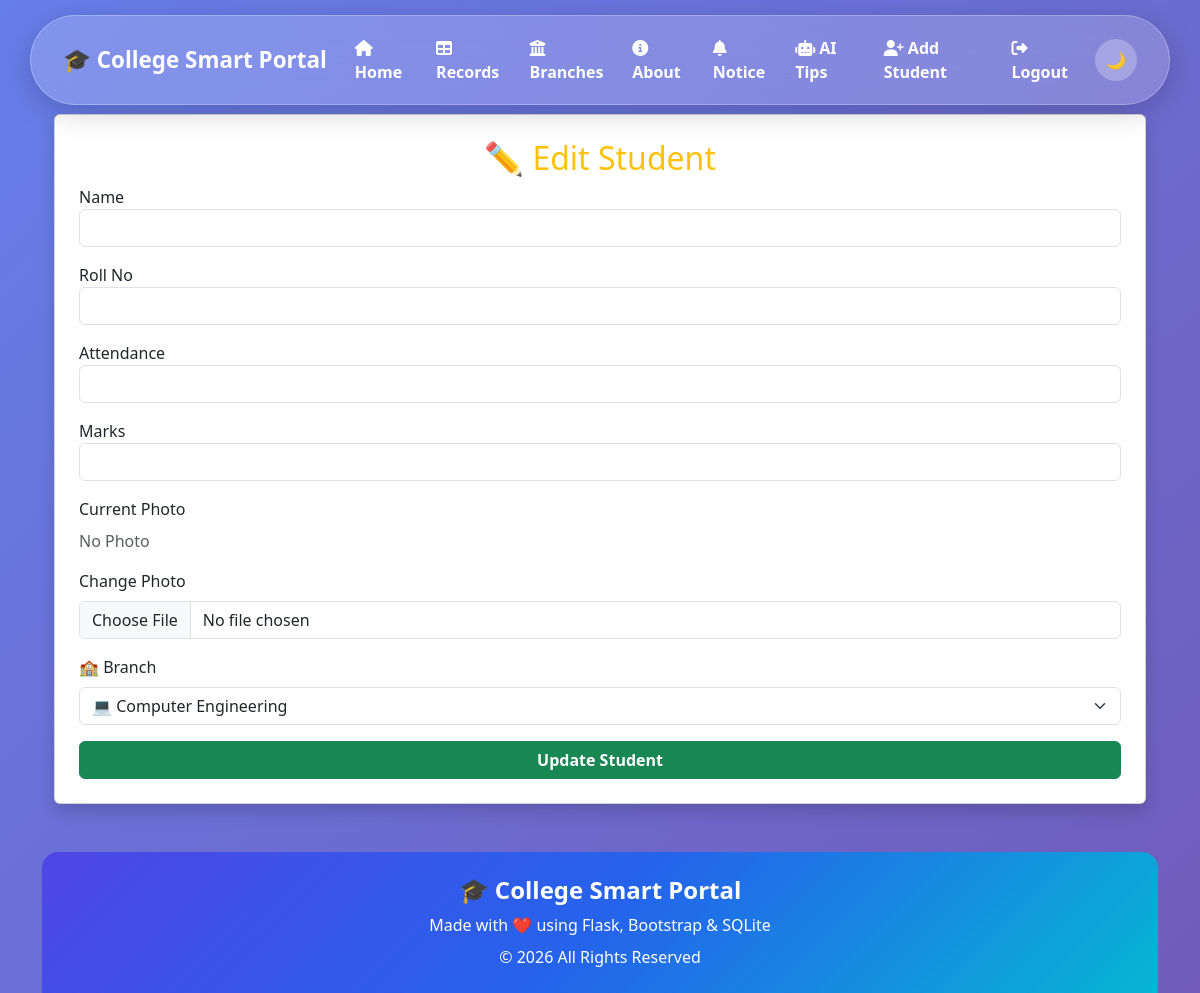
/edit/7 (signed in), run on an earlier commit of the app's database.
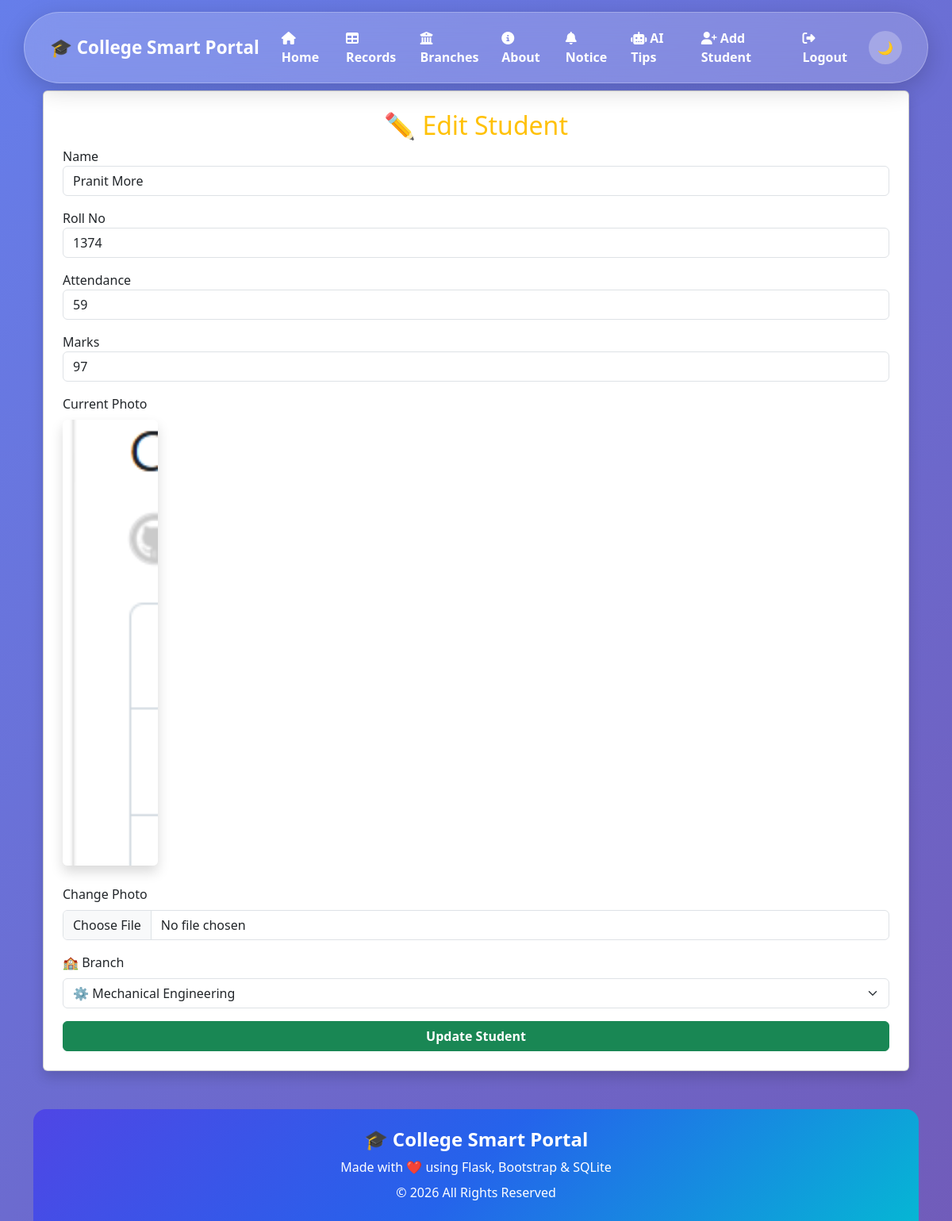
And on a later commit of the database.
### tables this page shows
CREATE TABLE students (
            id INTEGER PRIMARY KEY AUTOINCREMENT,
            name TEXT NOT NULL,
            roll TEXT UNIQUE NOT NULL,
            attendance INTEGER NOT NULL,
            marks INTEGER NOT NULL,
            branch TEXT NOT NULL,
            photo TEXT
            
        
        );

### app.py (the view, shortened to what this page needs)
@app.route("/edit/<int:id>", methods=["GET", "POST"])
def edit_student(id):
    if session.get("role") != "admin":
        flash("Access Denied!", "danger")
        return redirect(url_for("home"))
    conn = get_db()
    student = conn.execute(
        "SELECT * FROM students WHERE id=?",
        (id,)
    ).fetchone()
    conn.close()
    return render_template("edit_student.html", student=student)

### app.py (called while the page is built)
def get_db():
    conn = sqlite3.connect("myproject.db")
    conn.row_factory = sqlite3.Row
    return conn

### templates/edit_student.html (shortened to what this page needs)
{% extends 'base.html' %}
{% block content %}
<div class="container mt-4">
<div class="card shadow p-4">
<h2 class="text-center text-warning">
    ✏️ Edit Student
</h2>
<form method="POST" enctype="multipart/form-data" >
<label>Name</label>
<input
type="text"
name="name"
class="form-control mb-3"
value="{{ student.name }}">
<label>Roll No</label>
<input
type="text"
name="roll"
class="form-control mb-3"
value="{{ student.roll }}">
<label>Attendance</label>
<input
type="text"
name="attendance"
class="form-control mb-3"
value="{{ student.attendance }}">
<label>Marks</label>
<input
type="number"
name="marks"
class="form-control mb-3"
value="{{ student.marks }}">
<div class="mb-3">
    <label class="form-label">Current Photo</label><br>
    {% if student.photo %}
        <img src="{{ url_for('static', filename='uploads/' + student.photo) }}"
             width="120"
             class="rounded shadow mb-2">
    {% else %}
        <p class="text-muted">No Photo</p>
    {% endif %}
</div>
<div class="mb-3">
    <label class="form-label">Change Photo</label>
    <input type="file" name="photo" class="form-control" accept="image/*">
</div>
<label class="form-label">🏫 Branch</label>
<select name="branch" class="form-select mb-3">
    <option value="Computer Engineering" {% if student.branch == "Computer Engineering" %}selected{% endif %}>💻 Computer Engineering</option>
    <option value="Mechanical Engineering" {% if student.branch == "Mechanical Engineering" %}selected{% endif %}>⚙️ Mechanical Engineering</option>
</select>
<button class="btn btn-success w-100">
    Update Student
</button>
</form>
</div>
</div>
{% endblock %}

### templates/base.html (shortened to what this page needs)
<!DOCTYPE html>
<html lang="en" data-bs-theme="light">
<head>
    <link href="https://cdn.jsdelivr.net/npm/bootstrap@5.3.3/dist/css/bootstrap.min.css" rel="stylesheet">
    <link rel="stylesheet"href="https://cdnjs.cloudflare.com/ajax/libs/font-awesome/6.4.2/css/all.min.css">
</head>
<body>
<nav class="navbar navbar-expand-lg glass-nav fixed-top">
    <div class="container">
        <a class="navbar-brand fw-bold text-white" href="/">
            🎓 College Smart Portal
        </a>
        <div class="collapse navbar-collapse justify-content-end" id="navbarNav">
            <ul class="navbar-nav align-items-center">
                <li class="nav-item">
                    <a class="nav-link active" href="/">
                        <i class="fas fa-house"></i>
                        <span>Home</span>
                    </a>
                </li>
                <li class="nav-item">
                    <a class="nav-link" href="/record">
                        <i class="fas fa-table"></i>
                        <span>Records</span>
                    </a>
                </li>
                <li class="nav-item">
                    <a class="nav-link" href="/branches">
                        <i class="fas fa-building-columns"></i>
                        <span>Branches</span>
                    </a>
                </li>
                <li class="nav-item">
                    <a class="nav-link" href="/about">
                        <i class="fas fa-circle-info"></i>
                        <span>About</span>
                    </a>
                </li>
                <li class="nav-item">
                    <a class="nav-link" href="/notice">
                        <i class="fas fa-bell"></i>
                        <span>Notice</span>
                    </a>
                </li>
                <li class="nav-item">
                    <a class="nav-link" href="/ai_tips">
                        <i class="fas fa-robot"></i>
                        <span>AI Tips</span>
                    </a>
                </li>
                {% if session.get("username") %}
                    {% if session.get("role") == "admin" %}
                    <li class="nav-item">
                        <a class="nav-link" href="/add">
                            <i class="fas fa-user-plus"></i>
                            <span>Add Student</span>
                        </a>
                    </li>
                    {% endif %}
                    <li class="nav-item">
                        <a class="nav-link logout-btn" href="/logout">
                            <i class="fas fa-right-from-bracket"></i>
                            <span>Logout</span>
                        </a>
                    </li>
                {% endif %}
                <li class="nav-item ms-2">
                    <button class="theme-btn" onclick="toggleTheme()">
                        🌙
                    </button>
                </li>
            </ul>
        </div>
    </div>
</nav>
<div style="height:90px;"></div>
<div class="container">
{% block content %}
{% endblock %}
<footer class="mt-5">
<div class="container-fluid text-center text-white py-4 rounded-top-4"
style="background:linear-gradient(135deg,#4f46e5,#2563eb,#06b6d4);">
<h4 class="fw-bold">
🎓 College Smart Portal
</h4>
<p class="mb-2">
Made with ❤️ using Flask, Bootstrap & SQLite
</p>
<p class="mb-0">
© 2026 All Rights Reserved
</p>
</div>
</body>
</html>

### templates/base.html (style rules this page uses)
.card { transition:0.3s; }
.btn { transition:0.3s; }
.btn { border: radius 15px; font-weight:bold; }
body { background:linear-gradient(135deg,#667eea,#764ba2,#6dd5ed); background-size:300% 300%; animation:bgMove 12s ease infinite; }
.glass-nav { margin:15px auto; width:95%; border-radius:50px; background:rgba(255,255,255,.18); backdrop-filter:blur(18px); -webkit-backdrop-filter:blur(18px); border:1px solid rgba(255,255,255,.25); box-shadow:0 8px 30px rgba(0,0,0,.18); padding:10px 20px; }
.glass-nav .navbar-brand { color:#fff !important; font-size:1.4rem; }
.glass-nav .nav-link { color:white !important; font-weight:600; padding:10px 18px; margin:0 4px; border-radius:30px; transition:all .35s ease; }
.theme-btn { width:42px; height:42px; border:none; border-radius:50%; background:rgba(255,255,255,.25); color:white; transition:.3s; }

What changed in the data, as far as the page shows it:
added students: name "Pranit More", roll "1374", attendance "59", marks "97", photo (picture), branch "⚙️ Mechanical Engineering"
Also different on the page:
form field branch: "💻 Computer Engineering" → (not shown)
text no longer shown: "No Photo"
